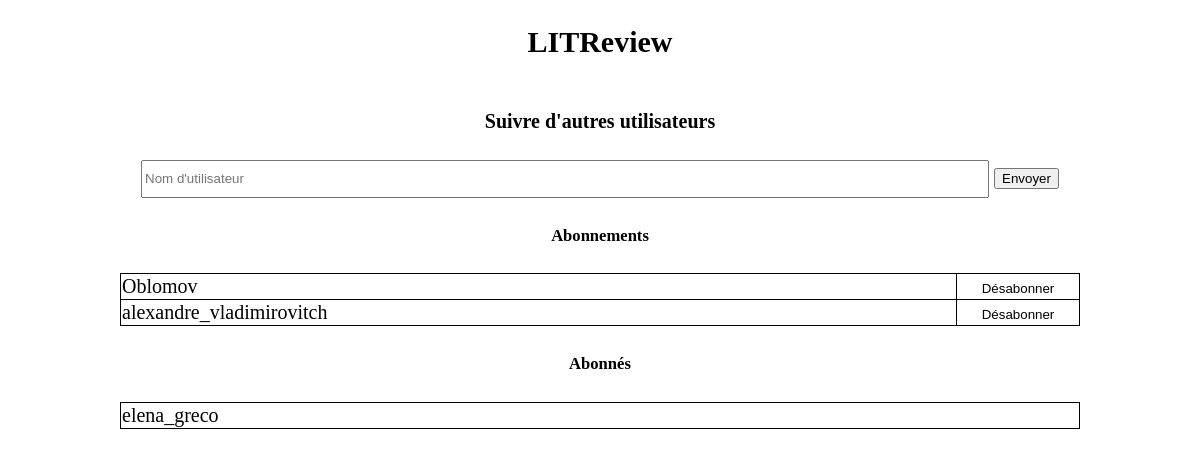
Screenshot of /abonnements/ (signed in) with the database file from the repository.
### feed/models.py (models this page shows)
class UserFollow(models.Model):
    user = models.ForeignKey(
        to=settings.AUTH_USER_MODEL, on_delete=models.CASCADE, related_name='following')
    followed_user = models.ForeignKey(
        to=settings.AUTH_USER_MODEL, on_delete=models.CASCADE, related_name='followed_by')
    class Meta:
        unique_together = ('user', 'followed_user', )

### subscriptions/views.py (the view)
# urls.py: path('abonnements/', include('subscriptions.urls'))
@login_required
def subscriptions(request):
	search(request)
	followers = UserFollow.objects.filter(user=request.user)
	followings = UserFollow.objects.filter(followed_user=request.user)
	return render(request, 'subscriptions/subscriptions.html', {'followers': followers, 'followings':followings})

### subscriptions/views.py (called while the page is built)
@login_required
def search(request):
	if request.method == 'POST':
		query = request.POST.get('search')
		requested_users = User.objects.filter(username__icontains=query).exclude(username=request.user)
		if requested_users.exists():
			tickets_count = [Ticket.objects.filter(user=user).count() for user in requested_users]
			reviews_count = [Review.objects.filter(user=user).count() for user in requested_users]
			following = [UserFollow.objects.filter(followed_user=request.user).filter(user=user) for user in requested_users]
			requested_data = list(zip(requested_users, tickets_count, reviews_count, following))
			return render(request, 'subscriptions/result.html', {'requested_data': requested_data})
		else:
			message = "Personne ne correspond à votre recherche"
			return render(request, 'subscriptions/result.html', {'message': message })

### templates/subscriptions/subscriptions.html (shortened to what this page needs)
{% extends '../navigation.html' %}
{% block subscriptions %}
<head>
  {% load static %}
  <link rel="stylesheet" type="text/css" href="{% static 'subscription/style.css' %}">
</head>
<div class="subscribe-segment">
	<h4>Suivre d'autres utilisateurs</h4>
	<div class="search-container">
    	<form action="{% url 'search' %}" method=POST>
      	<input class="search-bar" type="text" placeholder="Nom d'utilisateur" name="search">
      	<button type="submit">Envoyer</button>
    	</form>
	</div>
<h5>Abonnements</h5>
{% if followings.exists %}
	<table class="user-follows" id="following">
	 	{% for following in followings %}
			<tr>
	 			<td>{{ following.user }}</td>
				<td class="td-button">
					<button type="button" onclick="location.href='{% url 'unsubscribe' following.id %}'">Désabonner</button>
				</td>
			</tr>
	 	{% endfor %}
	 	</table>
	{% else %}
	 	<p>Vous ne suivez personne pour le moment</p>
	{% endif %}
<h5>Abonnés</h5>
{% if followers.exists %}
	<table class="user-follows" id="follower">
		{% for follower in followers %}
			<tr>
				<td>{{ follower.followed_user }}</td>
			</tr>
 		{% endfor %}
 		</table>
 	{% else %}
 		<p>Vous n'avez pas encore d'abonnés</p>
 	{% endif %}
</div>
{% endblock %}

### static/style.css (style rules this page uses)
body, html { margin: 0; color: black; font-size: 15pt; font-family: 'montserrat'; }

### static/subscription/style.css (style rules this page uses)
.subscribe-segment { display: flex; flex-direction: column; justify-content: center; align-items: center; }
.search-bar { min-width: 70vw; min-height: 4vh; }
table { table-layout: fixed; min-width: 80vw; border-collapse: collapse; border: black solid 1px; }
td { border: black solid 0.5px; }
.td-button { width: 10vw; }
.td-button button { width: 100%; height: 100%; background-color: white; border: white; }

### rows the page displays
UserFollow: user "Oblomov"
UserFollow: user "alexandre_vladimirovitch"
UserFollow: followed_user "elena_greco"
